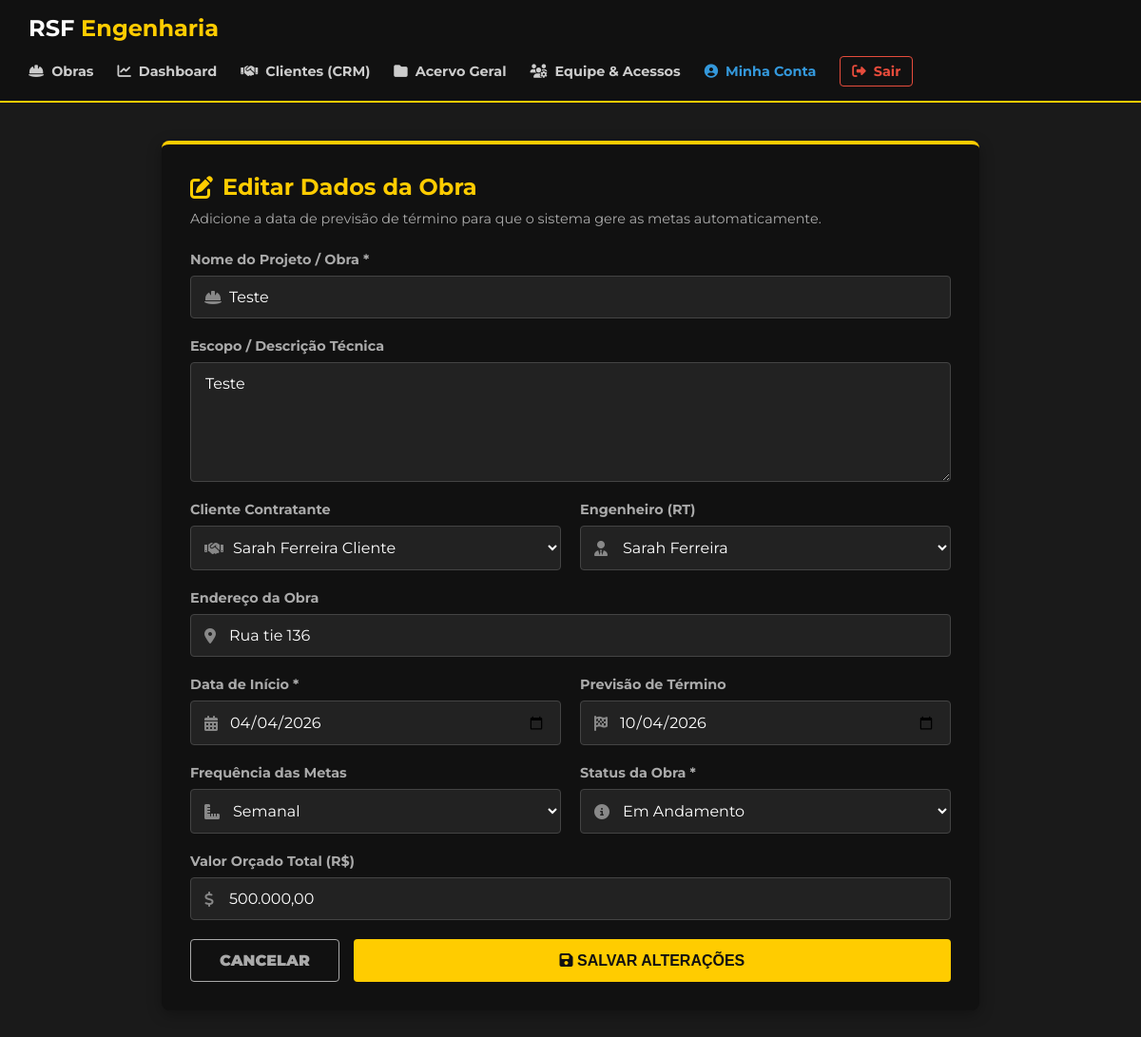
The page /portal/editar_projeto.php?id=2 (signed in) on the database as committed earlier.
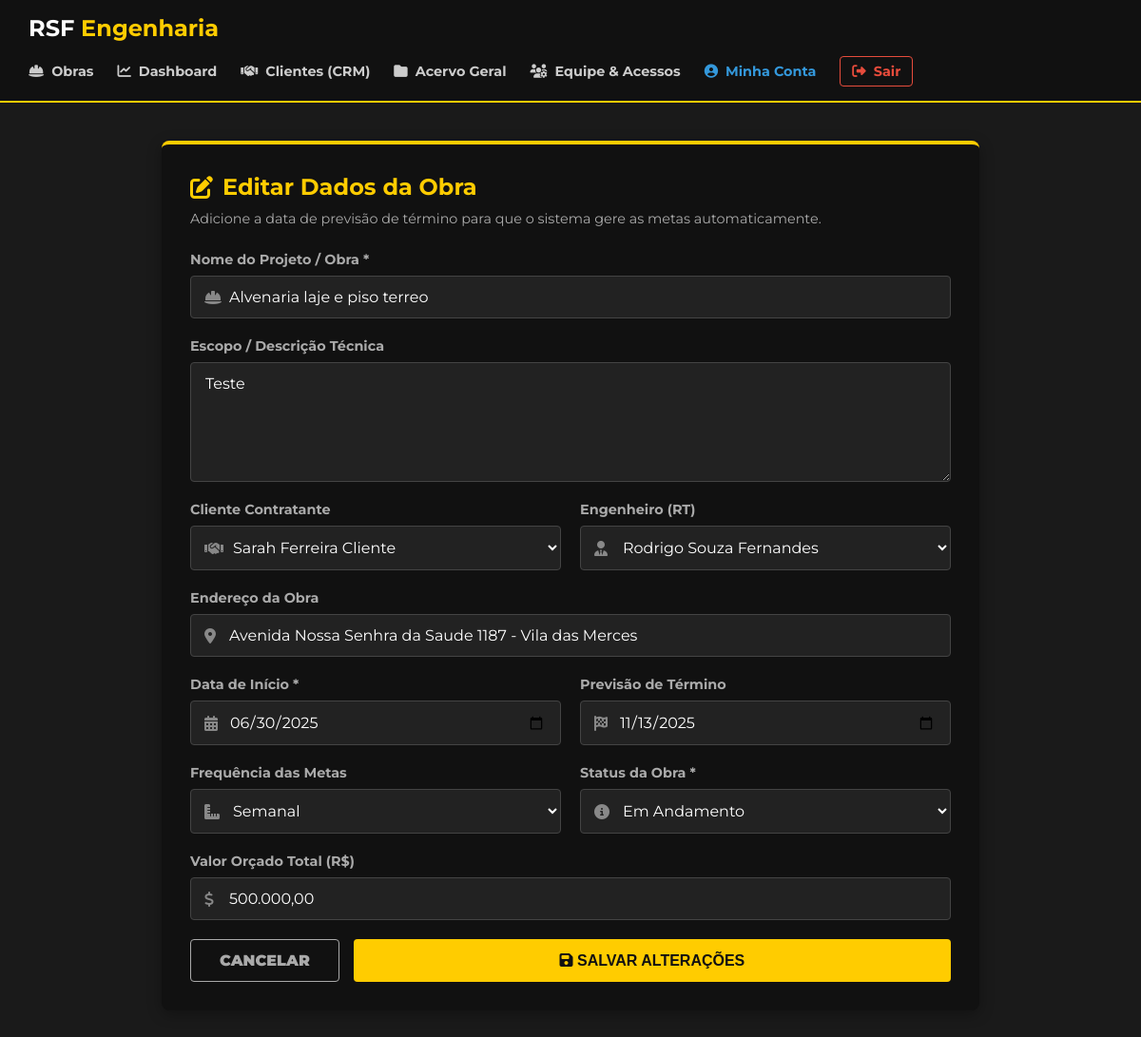
The same page on the database as committed later.
### tables this page shows
CREATE TABLE `projetos` (
  `id` int(11) NOT NULL,
  `nome` varchar(150) NOT NULL,
  `engenheiro_responsavel` varchar(100) NOT NULL,
  `cliente_id` int(11) DEFAULT NULL,
  `valor` decimal(15,2) NOT NULL,
  `descricao` text DEFAULT NULL,
  `endereco` varchar(255) NOT NULL,
  `data_inicio` date NOT NULL,
  `data_fim_prevista` date DEFAULT NULL,
  `frequencia_medicao` enum('Diária','Semanal','Mensal') DEFAULT 'Semanal',
  `status` enum('Em Orçamento','Em Andamento','Pausado','Concluído') DEFAULT 'Em Andamento',
  `criado_em` timestamp NOT NULL DEFAULT current_timestamp()
);

CREATE TABLE `usuarios` (
  `id` int(11) NOT NULL,
  `nome` varchar(100) NOT NULL,
  `email` varchar(100) NOT NULL,
  `telefone` varchar(20) DEFAULT NULL,
  `senha_hash` varchar(255) NOT NULL,
  `nivel_acesso` enum('admin','comum') DEFAULT 'comum',
  `status` enum('Ativo','Inativo') DEFAULT 'Ativo',
  `criado_em` timestamp NOT NULL DEFAULT current_timestamp()
);

CREATE TABLE `clientes` (
  `id` int(11) NOT NULL,
  `nome` varchar(255) NOT NULL,
  `documento` varchar(20) DEFAULT NULL,
  `telefone` varchar(20) DEFAULT NULL,
  `email` varchar(255) DEFAULT NULL,
  `senha` varchar(255) DEFAULT NULL,
  `status` enum('Ativo','Arquivado') DEFAULT 'Ativo',
  `criado_em` timestamp NOT NULL DEFAULT current_timestamp()
);

### portal/editar_projeto.php (the view, shortened to what the changed rows need)
<?php
require_once 'scripts/conexao.php';
$id_projeto = filter_input(INPUT_GET, 'id', FILTER_VALIDATE_INT);
try {
    $stmt = $pdo->prepare("SELECT * FROM projetos WHERE id = :id LIMIT 1");
    $stmt->execute([':id' => $id_projeto]);
    $projeto = $stmt->fetch();
} catch (PDOException $e) {
    die("Erro ao carregar os dados.");
}
$stmt_eng = $pdo->query("SELECT id, nome FROM usuarios WHERE status = 'Ativo' ORDER BY nome ASC");
$engenheiros = $stmt_eng->fetchAll();
$stmt_cli = $pdo->query("SELECT id, nome FROM clientes WHERE status = 'Ativo' ORDER BY nome ASC");
$clientes = $stmt_cli->fetchAll();
$valor_formatado = number_format($projeto['valor'], 2, ',', '.');
?>
<!DOCTYPE html>
<html lang="pt-BR">
<head>
    <link rel="stylesheet" href="https://cdnjs.cloudflare.com/ajax/libs/font-awesome/6.4.0/css/all.min.css">
    <link rel="stylesheet" href="../styles/projetos.css">
</head>
<body>
    <?php include 'header.php'; ?>
    <main class="container">
        <div class="form-card" style="max-width: 800px; margin: 0 auto;">
            <h2><i class="fas fa-edit"></i> Editar Dados da Obra</h2>
            <form method="POST" action="editar_projeto.php?id=<?= $id_projeto ?>">
                <div class="form-grid">
                    <div class="form-group full-width">
                        <div class="input-icon-wrapper">
                            <i class="fas fa-hard-hat"></i>
                            <input type="text" id="nome" name="nome" value="<?= htmlspecialchars($projeto['nome']) ?>" required>
                        </div>
                    </div>
                    <div class="form-group full-width">
                        <label for="descricao">Escopo / Descrição Técnica</label>
                        <textarea id="descricao" name="descricao" rows="3"><?= htmlspecialchars($projeto['descricao']) ?></textarea>
                    </div>
                    <div class="form-group">
                        <div class="input-icon-wrapper">
                            <i class="fas fa-handshake" style="z-index: 1;"></i>
                            <select id="cliente_id" name="cliente_id" style="padding-left: 40px; width: 100%;">
                                <?php foreach ($clientes as $cli): ?>
                                    <option value="<?= $cli['id'] ?>" <?= ($projeto['cliente_id'] == $cli['id']) ? 'selected' : '' ?>>
                                        <?= htmlspecialchars($cli['nome']) ?>
                                    </option>
                                <?php endforeach; ?>
                            </select>
                        </div>
                    </div>
                    <div class="form-group">
                        <div class="input-icon-wrapper">
                            <i class="fas fa-user-tie" style="z-index: 1;"></i>
                            <select id="engenheiro_responsavel" name="engenheiro_responsavel" style="padding-left: 40px; width: 100%;">
                                <?php foreach ($engenheiros as $eng): ?>
                                    <option value="<?= $eng['id'] ?>" <?= ($projeto['engenheiro_responsavel'] == $eng['id']) ? 'selected' : '' ?>>
                                        <?= htmlspecialchars($eng['nome']) ?>
                                    </option>
                                <?php endforeach; ?>
                            </select>
                        </div>
                    </div>
                    <div class="form-group full-width">
                        <div class="input-icon-wrapper">
                            <i class="fas fa-map-marker-alt"></i>
                            <input type="text" id="endereco" name="endereco" value="<?= htmlspecialchars($projeto['endereco']) ?>">
                        </div>
                    </div>
                    <div class="form-group">
                        <div class="input-icon-wrapper">
                            <i class="fas fa-calendar-alt"></i>
                            <input type="date" id="data_inicio" name="data_inicio" value="<?= $projeto['data_inicio'] ?>" required>
                        </div>
                    </div>
                    <div class="form-group">
                        <div class="input-icon-wrapper">
                            <i class="fas fa-flag-checkered"></i>
                            <input type="date" id="data_fim_prevista" name="data_fim_prevista" value="<?= htmlspecialchars($projeto['data_fim_prevista'] ?? '') ?>">
                        </div>
                    </div>
                    <div class="form-group">
                        <div class="input-icon-wrapper">
                            <i class="fas fa-ruler-combined" style="z-index: 1;"></i>
                            <select id="frequencia_medicao" name="frequencia_medicao" style="padding-left: 40px; width: 100%;">
                                <option value="Semanal" <?= ($projeto['frequencia_medicao'] == 'Semanal') ? 'selected' : '' ?>>Semanal</option>
                            </select>
                        </div>
                    </div>
                    <div class="form-group">
                        <div class="input-icon-wrapper">
                            <i class="fas fa-info-circle" style="z-index: 1;"></i>
                            <select id="status" name="status" style="padding-left: 40px; width: 100%;">
                                <option value="Em Andamento" <?= ($projeto['status'] == 'Em Andamento') ? 'selected' : '' ?>>Em Andamento</option>
                            </select>
                        </div>
                    </div>
                    <div class="form-group full-width">
                        <div class="input-icon-wrapper">
                            <i class="fas fa-dollar-sign"></i>
                            <input type="text" id="valor" name="valor" value="<?= $valor_formatado ?>" onkeyup="mascaraMoeda(this)">
                        </div>
                    </div>
                </div>
            </form>
        </div>
    </main>
</body>
</html>

Rows that differ between the two databases and show on the page:
changed projetos "Teste": nome "Teste" → "Alvenaria laje e piso terreo"; engenheiro_responsavel "Sarah Ferreira" → "Rodrigo Souza Fernandes"; endereco "Rua tie 136" → "Avenida Nossa Senhra da Saude 1187 - Vila das Merces"; data_inicio "04/04/2026" → "06/30/2025"; data_fim_prevista "10/04/2026" → "11/13/2025"
